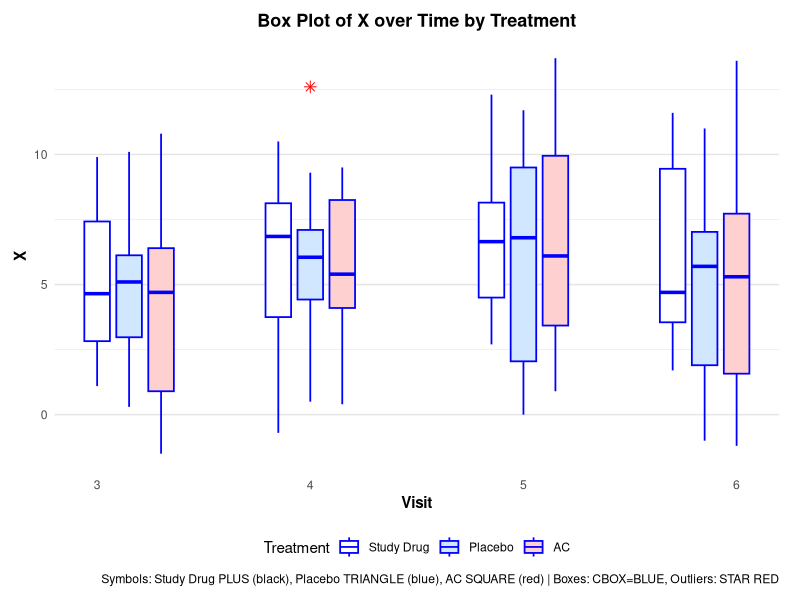

Generate this figure with R:
# P031 Boxplot group - R translation of P031_Boxplot_group.sas
# Generates same data as SAS DATA steps and reproduces PROC BOXPLOT

out <- Sys.getenv("OUT_DIR")
if (out == "" || is.na(out)) out <- getwd()
dir.create(out, showWarnings = FALSE, recursive = TRUE)

# helper: SAS ROUND half away from zero
round_half_away <- function(x, unit) {
  # SAS ROUND(x, unit) : round to nearest multiple of unit, half away from zero
  # unit > 0
  res <- rep(NA_real_, length(x))
  idx <- !is.na(x)
  xv <- x[idx]
  sign_x <- sign(xv)
  abs_x <- abs(xv)
  # add small epsilon to avoid floating point 0.4999999 issues
  rounded_abs <- floor(abs_x / unit + 0.5 + 1e-12) * unit
  res[idx] <- sign_x * rounded_abs
  # SAS keeps 0 as 0
  res[idx & xv == 0] <- 0
  res
}

# SAS RANUNI / NORMAL replication
# SAS uses Fishman-Moore LCG: modulus 2^31-1, multiplier 397204094
mod_mult <- function(a, b, m) {
  # (a*b) %% m without overflow using binary method
  result <- 0
  a <- a %% m
  b <- floor(b + 0.5) # b is integer-valued
  while (b > 0) {
    if (b %% 2 == 1) {
      result <- (result + a) %% m
    }
    a <- (a * 2) %% m
    b <- floor(b / 2)
  }
  result
}

sas_normal_seq <- function(n, seed_init = 777) {
  a <- 397204094
  m <- 2147483647
  seed <- seed_init
  res <- numeric(n)
  for (i in seq_len(n)) {
    seed <- mod_mult(a, seed, m)
    u1 <- seed / m
    if (u1 <= 0) u1 <- 1e-12
    if (u1 >= 1) u1 <- 1 - 1e-12
    seed <- mod_mult(a, seed, m)
    u2 <- seed / m
    # Box-Muller: SAS uses sqrt(-2*log(U1))*cos(2*pi*U2)
    z <- sqrt(-2 * log(u1)) * cos(2 * pi * u2)
    res[i] <- z
  }
  res
}

# ------------------------------------------------------------
# DATA X
# DO TRT="Study Drug","Placebo","AC";
#   DO J=1 TO 10;
#     SUBJID=J+100*(TRT="Study Drug")+200*(TRT="Placebo")+300*(TRT="AC");
#     DO VISIT=3 TO 6;
#       X=ROUND(J+2*NORMAL(777),0.1);
# ------------------------------------------------------------
trt_levels <- c("Study Drug", "Placebo", "AC")
n_per_trt <- 10
visits <- 3:6
total_n <- length(trt_levels) * n_per_trt * length(visits) # 120

normals <- sas_normal_seq(total_n, seed_init = 777)

# Build in SAS loop order: TRT outer, J inner, VISIT innermost
rows <- vector("list", total_n)
k <- 1
for (trt in trt_levels) {
  for (j in 1:n_per_trt) {
    subjid <- j + 100 * (trt == "Study Drug") + 200 * (trt == "Placebo") + 300 * (trt == "AC")
    for (visit in visits) {
      z <- normals[k]
      x_raw <- j + 2 * z
      x_val <- round_half_away(x_raw, 0.1)
      rows[[k]] <- data.frame(
        TRT = trt,
        SUBJID = subjid,
        VISIT = visit,
        X = x_val,
        stringsAsFactors = FALSE
      )
      k <- k + 1
    }
  }
}
X <- do.call(rbind, rows)

# DATA XX
# IF TRT="Study Drug" THEN VIS=VISIT;
# ELSE IF TRT="Placebo" THEN VIS=VISIT+0.15;
# ELSE IF TRT="AC" THEN VIS=VISIT+0.30;
# IF VISIT IN (4,5) THEN VIS=VIS-0.15;
# IF VISIT=6 THEN VIS=VIS-0.3;
XX <- X
XX$VIS <- NA_real_
XX$VIS[XX$TRT == "Study Drug"] <- XX$VISIT[XX$TRT == "Study Drug"]
XX$VIS[XX$TRT == "Placebo"]    <- XX$VISIT[XX$TRT == "Placebo"] + 0.15
XX$VIS[XX$TRT == "AC"]         <- XX$VISIT[XX$TRT == "AC"] + 0.30
idx45 <- XX$VISIT %in% c(4, 5)
XX$VIS[idx45] <- XX$VIS[idx45] - 0.15
idx6 <- XX$VISIT == 6
XX$VIS[idx6] <- XX$VIS[idx6] - 0.3

# PROC SORT DATA=XX; BY VIS;
XX <- XX[order(XX$VIS, XX$TRT, XX$SUBJID), ]

# Verify columns exist
stopifnot(all(c("TRT","SUBJID","VISIT","VIS","X") %in% names(XX)))

# ------------------------------------------------------------
# Write CSV of plotted data (SAS dataset XX)
# ------------------------------------------------------------
csv_path <- file.path(out, "p031_f_plsr_box_plot.csv")
write.csv(XX[, c("TRT","SUBJID","VISIT","VIS","X")],
          file = csv_path, row.names = FALSE, na = "")

# Also write TXT rendering with summary
txt_path <- file.path(out, "p031_f_plsr_box_plot.txt")
# Build summary similar to PROC BOXPLOT detail: per VIS/TRT stats
library(dplyr)
stats_tbl <- XX %>%
  group_by(TRT, VIS, VISIT) %>%
  summarise(
    N = n(),
    Mean = mean(X, na.rm = TRUE),
    Median = median(X, na.rm = TRUE),
    StdDev = sd(X, na.rm = TRUE),
    Min = min(X, na.rm = TRUE),
    Max = max(X, na.rm = TRUE),
    Q1 = quantile(X, 0.25, na.rm = TRUE, type = 2),
    Q3 = quantile(X, 0.75, na.rm = TRUE, type = 2),
    .groups = "drop"
  ) %>%
  arrange(VIS)

# Format numbers to SAS-like decimals (4 decimals for stats, 1 for X)
fmt4 <- function(x) sprintf("%.4f", x)
fmt1 <- function(x) sprintf("%.1f", x)

sink(txt_path)
cat("Box Plot of X over Time by Treatment\n")
cat("==================================================\n\n")
cat("Data: XX  (sorted by VIS)\n")
cat(sprintf("Observations: %d\n\n", nrow(XX)))
cat("VIS mapping (offset to avoid overplotting):\n")
cat(" Study Drug: VIS = VISIT, then -0.15 for 4,5 and -0.3 for 6 => 3, 3.85, 4.85, 5.7\n")
cat(" Placebo   : VIS = VISIT+0.15, then -0.15 for 4,5 and -0.3 for 6 => 3.15, 4.0, 5.0, 5.85\n")
cat(" AC        : VIS = VISIT+0.30, then -0.15 for 4,5 and -0.3 for 6 => 3.3, 4.15, 5.15, 6.0\n\n")
cat("Summary statistics by Treatment and Visit (VIS):\n")
cat("--------------------------------------------------------------------------------\n")
# print header
cat(sprintf("%-12s %4s %4s %3s %8s %8s %8s %8s %8s %8s %8s\n",
            "TRT","VISIT","VIS","N","Mean","Median","StdDev","Min","Max","Q1","Q3"))
for (i in seq_len(nrow(stats_tbl))) {
  r <- stats_tbl[i,]
  cat(sprintf("%-12s %4d %4.2f %3d %8s %8s %8s %8s %8s %8s %8s\n",
              r$TRT, r$VISIT, r$VIS, r$N,
              fmt4(r$Mean), fmt4(r$Median), fmt4(r$StdDev),
              fmt1(r$Min), fmt1(r$Max), fmt4(r$Q1), fmt4(r$Q3)))
}
cat("\n")
cat("Plot: X*VIS=TRT  / HAXIS=(3 TO 6 BY 1) BOXSTYLE=SCHEMATICID CBOX=BLUE IDSYMBOL=STAR IDCOLOR=RED\n")
cat("SYMBOL1 V=PLUS C=BLACK (Study Drug)  SYMBOL2 V=TRIANGLE C=BLUE (Placebo)  SYMBOL3 V=SQUARE C=RED (AC)\n")
sink()

# ------------------------------------------------------------
# PROC BOXPLOT equivalent with ggplot2
# ------------------------------------------------------------
library(ggplot2)

# Ensure TRT factor order matches SAS encounter order
XX$TRT <- factor(XX$TRT, levels = c("Study Drug", "Placebo", "AC"))

# Create grouping for boxplot: each VIS value is distinct, but we want boxes at those VIS positions
# Use interaction(VIS, TRT) as group
p <- ggplot(XX, aes(x = VIS, y = X, group = interaction(VIS, TRT), fill = TRT)) +
  geom_boxplot(
    colour = "blue",
    outlier.colour = "red",
    outlier.shape = 8,  # star
    outlier.size = 2.5,
    width = 0.12,
    lwd = 0.6
  ) +
  scale_x_continuous(
    name = "Visit",
    breaks = 3:6,
    limits = c(2.8, 6.2),
    expand = c(0, 0)
  ) +
  scale_y_continuous(name = "X") +
  scale_fill_manual(
    values = c("Study Drug" = "white", "Placebo" = "#D0E7FF", "AC" = "#FFD0D0"),
    name = "Treatment"
  ) +
  ggtitle("Box Plot of X over Time by Treatment") +
  theme_minimal(base_size = 11) +
  theme(
    plot.title = element_text(hjust = 0.5, face = "bold", size = 13),
    axis.title = element_text(face = "bold"),
    panel.grid.major.x = element_blank(),
    panel.grid.minor.x = element_blank(),
    panel.grid.major.y = element_line(colour = "grey90"),
    legend.position = "bottom",
    plot.margin = margin(10, 15, 10, 10)
  )

# Add manual symbols for legend to mimic SYMBOL statements (PLUS, TRIANGLE, SQUARE)
# We keep fill legend; shape is shown via boxplot fill, but we add a caption
p <- p + labs(caption = "Symbols: Study Drug PLUS (black), Placebo TRIANGLE (blue), AC SQUARE (red) | Boxes: CBOX=BLUE, Outliers: STAR RED")

png_path <- file.path(out, "p031_f_plsr_box_plot.png")
ggsave(filename = png_path, plot = p, width = 9, height = 7, units = "in", dpi = 300)

# Also ensure CSV of plotted data is written (already done)
cat(sprintf("Outputs written to %s\n", out))
cat(sprintf(" PNG: %s\n", png_path))
cat(sprintf(" CSV: %s\n", csv_path))
cat(sprintf(" TXT: %s\n", txt_path))
